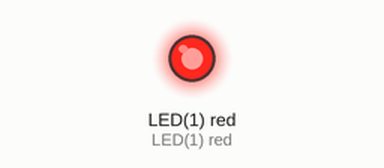
Recording of a program running on a simulated pyboard running MicroPython. Shown: output pins drawn as LEDs (lit = HIGH). Library files of the repository ran but are not shown: 1 file(s). At 20.0 s the program stops and its outputs stay as they are.

Above: at 1.0 s.
At 3.0 s:
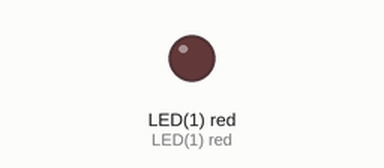
Timing chart, 0 to 5.2 s (numbered marks = the images above):
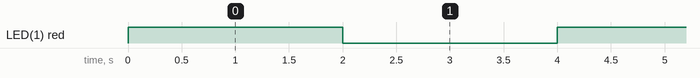

The program:

main.py
```python
###############################################################################
# main.py
#
# main script to toggle the onboard red LED 5 times
#
# Created: 10/03/17
#   - Joshua Vaughan
#   - joshua.vaughan@louisiana.edu
#   - http://www.ucs.louisiana.edu/~jev9637
#
# Modified:
#   *
#
# TODO:
#   *
###############################################################################

import pyb  # import the pyboard module
import time # import the time module

# Assign the 1st LED to variable RED_LED
RED_LED = pyb.LED(1)

# # This for loop will run 5 times
# for counter in range(5):
#   RED_LED.on()    # Turn the RED_LED on
#   time.sleep(2)   # Sleep 2 seconds while on
#   RED_LED.off()   # Turn the LED off
#   time.sleep(2)   # Sleep 2 seconds while off

# Comment the for loop above and
# Uncomment the below to run the alternate solution
# This for loop will run 10 times
for counter in range(10):
    RED_LED.toggle()  # Toggle the RED_LED on
    time.sleep(2)     # Sleep 2 seconds
```

Measured:
- by itself, LED(1) red: alternates HIGH for 2.0 s and LOW for 2.0 s, 10 changes in all, then stays LOW
